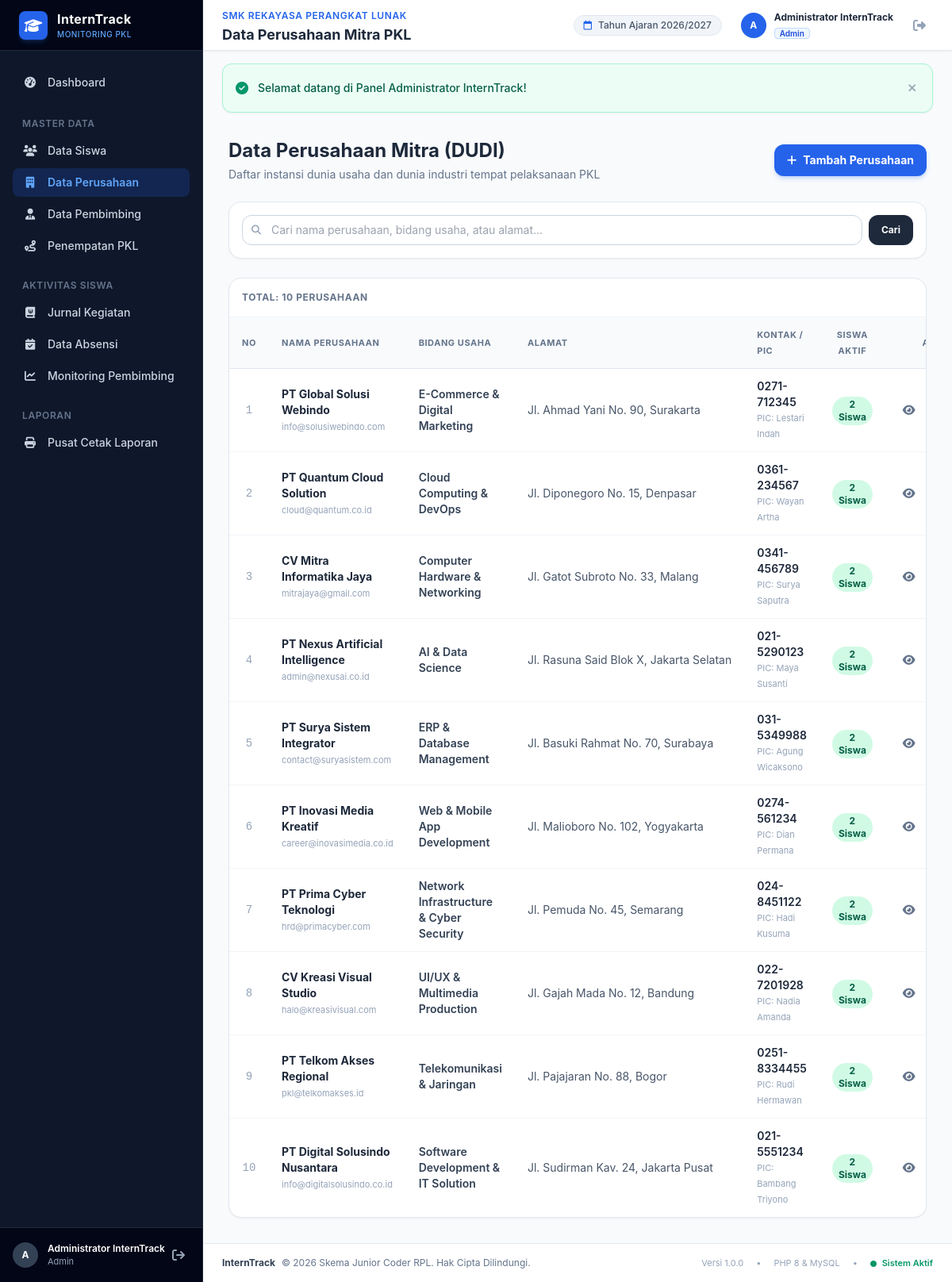
Screenshot of /admin/perusahaan/index.php (signed in) with the database file from the repository.
### tables this page shows
CREATE TABLE `perusahaan` (
  `id` int(11) NOT NULL AUTO_INCREMENT,
  `nama_perusahaan` varchar(120) NOT NULL,
  `bidang_usaha` varchar(100) NOT NULL,
  `alamat` text NOT NULL,
  `kontak` varchar(50) NOT NULL,
  `email` varchar(100) DEFAULT NULL,
  `penanggung_jawab` varchar(100) DEFAULT NULL,
  `created_at` timestamp NOT NULL DEFAULT current_timestamp(),
  PRIMARY KEY (`id`)
);

### config/helper.php (called while the page is built, shortened)
<?php
function base_url($path = '') {
    $protocol = (!empty($_SERVER['HTTPS']) && $_SERVER['HTTPS'] !== 'off' || (isset($_SERVER['SERVER_PORT']) && $_SERVER['SERVER_PORT'] == 443)) ? "https://" : "http://";
    $host = isset($_SERVER['HTTP_HOST']) ? $_SERVER['HTTP_HOST'] : 'localhost';
    $script_dir = dirname($_SERVER['SCRIPT_NAME']);
    $script_dir = str_replace('\\', '/', $script_dir);
    $pos = stripos($script_dir, '/interntrack');
    if ($pos !== false) {
        $base = substr($script_dir, 0, $pos + 12);
    } else {
        $base = '';
    }
    $clean_path = ltrim($path, '/');
    return rtrim($protocol . $host . $base, '/') . ($clean_path ? '/' . $clean_path : '');
}
function clean_input($data) {
    return htmlspecialchars(trim($data ?? ''), ENT_QUOTES, 'UTF-8');
}

### admin/perusahaan/index.php (the view, shortened to what this page needs)
<?php
require_once __DIR__ . '/../../config/database.php';
require_once __DIR__ . '/../../config/helper.php';
$search = clean_input($_GET['search'] ?? '');
$sql = "
    SELECT
        p.*,
        COUNT(pen.id) as total_siswa_pkl,
        SUM(CASE WHEN pen.status = 'Aktif' THEN 1 ELSE 0 END) as siswa_aktif
    FROM perusahaan p
    LEFT JOIN penempatan pen ON pen.perusahaan_id = p.id
    WHERE 1=1
";
$params = [];
$sql .= " GROUP BY p.id ORDER BY p.id DESC";
$stmt = $pdo->prepare($sql);
$stmt->execute($params);
$perusahaan_list = $stmt->fetchAll();
require_once __DIR__ . '/../../includes/header.php';
?>
<div class="flex h-screen overflow-hidden">
    <?php require_once __DIR__ . '/../../includes/sidebar.php'; ?>
    <div class="flex-1 flex flex-col overflow-y-auto">
        <?php require_once __DIR__ . '/../../includes/navbar.php'; ?>
        <main class="p-4 sm:p-6 lg:p-8 space-y-6">
            <div class="flex flex-col sm:flex-row sm:items-center justify-between gap-4">
                <div>
                    <h2 class="text-xl sm:text-2xl font-bold text-slate-800">Data Perusahaan Mitra (DUDI)</h2>
                    <p class="text-xs sm:text-sm text-slate-500 mt-1">Daftar instansi dunia usaha dan dunia industri tempat pelaksanaan PKL</p>
                </div>
                <div class="flex items-center gap-3">
                    <a href="<?= base_url('admin/perusahaan/tambah.php') ?>" class="px-4 py-2.5 bg-blue-600 hover:bg-blue-700 text-white rounded-xl text-xs sm:text-sm font-bold shadow-md shadow-blue-600/20 transition-all flex items-center gap-2">
                        <i class="fa-solid fa-plus"></i>
                        <span>Tambah Perusahaan</span>
                    </a>
                </div>
            </div>
            <div class="bg-white p-4 rounded-2xl border border-slate-200 shadow-sm">
                <form action="<?= base_url('admin/perusahaan/index.php') ?>" method="GET" class="flex gap-2">
                    <div class="relative flex-1">
                        <span class="absolute inset-y-0 left-0 flex items-center pl-3 text-slate-400">
                            <i class="fa-solid fa-magnifying-glass text-xs"></i>
                        </span>
                        <input type="text" name="search" value="<?= htmlspecialchars($search) ?>" placeholder="Cari nama perusahaan, bidang usaha, atau alamat..."
                               class="w-full pl-9 pr-3 py-2 border border-slate-300 rounded-xl text-xs sm:text-sm focus:outline-none focus:ring-2 focus:ring-blue-500 focus:border-blue-500">
                    </div>
                    <button type="submit" class="px-4 py-2 bg-slate-800 hover:bg-slate-900 text-white rounded-xl text-xs font-bold transition-colors">
                        Cari
                    </button>
                </form>
            </div>
            <div class="bg-white rounded-2xl border border-slate-200 shadow-sm overflow-hidden">
                <div class="p-4 border-b border-slate-100 flex items-center justify-between">
                    <span class="text-xs font-bold text-slate-500 uppercase tracking-wider">Total: <?= count($perusahaan_list) ?> Perusahaan</span>
                </div>
                <div class="overflow-x-auto">
                    <table class="w-full text-left text-xs sm:text-sm">
                        <thead class="bg-slate-50 text-slate-500 uppercase text-[11px] tracking-wider border-b border-slate-200">
                            <tr>
                                <th class="py-3 px-4 text-center w-12">No</th>
                                <th class="py-3 px-4">Nama Perusahaan</th>
                                <th class="py-3 px-4">Bidang Usaha</th>
                                <th class="py-3 px-4">Alamat</th>
                                <th class="py-3 px-4">Kontak / PIC</th>
                                <th class="py-3 px-4 text-center">Siswa Aktif</th>
                                <th class="py-3 px-4 text-center w-36">Aksi</th>
                            </tr>
                        </thead>
                        <tbody class="divide-y divide-slate-100">
                            <?php if (empty($perusahaan_list)): ?>
                                <tr>
                                    <td colspan="7" class="py-8 text-center text-slate-400 text-xs">
                                        Tidak ada data perusahaan yang ditemukan.
                                    </td>
                                </tr>
                            <?php else: ?>
                                <?php foreach ($perusahaan_list as $index => $row): ?>
                                    <tr class="hover:bg-slate-50 transition-colors">
                                        <td class="py-3 px-4 text-center text-slate-400 font-mono"><?= $index + 1 ?></td>
                                        <td class="py-3 px-4">
                                            <a href="<?= base_url('admin/perusahaan/detail.php?id=' . $row['id']) ?>" class="font-bold text-slate-800 hover:text-blue-600 block">
                                                <?= htmlspecialchars($row['nama_perusahaan']) ?>
                                            </a>
                                            <?php if ($row['email']): ?>
                                                <span class="text-[11px] text-slate-400"><?= htmlspecialchars($row['email']) ?></span>
                                            <?php endif; ?>
                                        </td>
                                        <td class="py-3 px-4 font-semibold text-slate-700"><?= htmlspecialchars($row['bidang_usaha']) ?></td>
                                        <td class="py-3 px-4 text-slate-600 max-w-xs truncate"><?= htmlspecialchars($row['alamat']) ?></td>
                                        <td class="py-3 px-4">
                                            <p class="font-semibold text-slate-800"><?= htmlspecialchars($row['kontak']) ?></p>
                                            <p class="text-[11px] text-slate-400">PIC: <?= htmlspecialchars($row['penanggung_jawab'] ?? '-') ?></p>
                                        </td>
                                        <td class="py-3 px-4 text-center">
                                            <span class="inline-flex items-center px-2 py-0.5 rounded-full text-xs font-bold <?= $row['siswa_aktif'] > 0 ? 'bg-emerald-100 text-emerald-800' : 'bg-slate-100 text-slate-600' ?>">
                                                <?= (int)$row['siswa_aktif'] ?> Siswa
                                            </span>
                                        </td>
                                        <td class="py-3 px-4 text-center">
                                            <div class="flex items-center justify-center gap-1.5">
                                                <a href="<?= base_url('admin/perusahaan/detail.php?id=' . $row['id']) ?>" title="Detail" class="p-1.5 text-slate-500 hover:text-blue-600 hover:bg-blue-50 rounded-lg">
                                                    <i class="fa-solid fa-eye"></i>
                                                </a>
                                            </div>
                                        </td>
                                    </tr>
                                <?php endforeach; ?>
                            <?php endif; ?>
                        </tbody>
                    </table>
                </div>
            </div>
        </main>
        <?php require_once __DIR__ . '/../../includes/footer.php'; ?>

### assets/css/style.css (style rules this page uses)
body { font-family: -apple-system, BlinkMacSystemFont, "Segoe UI", Roboto, "Helvetica Neue", Arial, sans-serif; background-color: #f8fafc; color: #1e293b; }

### rows the page displays
perusahaan: nama_perusahaan "PT Global Solusi Webindo", email "info@solusiwebindo.com", bidang_usaha "E-Commerce & Digital Marketing", alamat "Jl. Ahmad Yani No. 90, Surakarta", kontak "0271-712345", penanggung_jawab "Lestari Indah", siswa_aktif "2"
perusahaan: nama_perusahaan "PT Quantum Cloud Solution", email "cloud@quantum.co.id", bidang_usaha "Cloud Computing & DevOps", alamat "Jl. Diponegoro No. 15, Denpasar", kontak "0361-234567", penanggung_jawab "Wayan Artha", siswa_aktif "2"
perusahaan: nama_perusahaan "CV Mitra Informatika Jaya", email "mitrajaya@gmail.com", bidang_usaha "Computer Hardware & Networking", alamat "Jl. Gatot Subroto No. 33, Malang", kontak "0341-456789", penanggung_jawab "Surya Saputra", siswa_aktif "2"
perusahaan: nama_perusahaan "PT Nexus Artificial Intelligence", email "admin@nexusai.co.id", bidang_usaha "AI & Data Science", alamat "Jl. Rasuna Said Blok X, Jakarta Selatan", kontak "021-5290123", penanggung_jawab "Maya Susanti", siswa_aktif "2"
perusahaan: nama_perusahaan "PT Surya Sistem Integrator", email "contact@suryasistem.com", bidang_usaha "ERP & Database Management", alamat "Jl. Basuki Rahmat No. 70, Surabaya", kontak "031-5349988", penanggung_jawab "Agung Wicaksono", siswa_aktif "2"
perusahaan: nama_perusahaan "PT Inovasi Media Kreatif", email "career@inovasimedia.co.id", bidang_usaha "Web & Mobile App Development", alamat "Jl. Malioboro No. 102, Yogyakarta", kontak "0274-561234", penanggung_jawab "Dian Permana", siswa_aktif "2"
perusahaan: nama_perusahaan "PT Prima Cyber Teknologi", email "hrd@primacyber.com", bidang_usaha "Network Infrastructure & Cyber Security", alamat "Jl. Pemuda No. 45, Semarang", kontak "024-8451122", penanggung_jawab "Hadi Kusuma", siswa_aktif "2"
perusahaan: nama_perusahaan "CV Kreasi Visual Studio", email "halo@kreasivisual.com", bidang_usaha "UI/UX & Multimedia Production", alamat "Jl. Gajah Mada No. 12, Bandung", kontak "022-7201928", penanggung_jawab "Nadia Amanda", siswa_aktif "2"
perusahaan: nama_perusahaan "PT Telkom Akses Regional", email "pkl@telkomakses.id", bidang_usaha "Telekomunikasi & Jaringan", alamat "Jl. Pajajaran No. 88, Bogor", kontak "0251-8334455", penanggung_jawab "Rudi Hermawan", siswa_aktif "2"
perusahaan: nama_perusahaan "PT Digital Solusindo Nusantara", email "info@digitalsolusindo.co.id", bidang_usaha "Software Development & IT Solution", alamat "Jl. Sudirman Kav. 24, Jakarta Pusat", kontak "021-5551234", penanggung_jawab "Bambang Triyono", siswa_aktif "2"

### other values shown
substr($current_user['nama_lengkap'] ?? 'U', 0, 1) "A"
$current_user['nama_lengkap'] "Administrator InternTrack"
$current_user['role'] "Admin"
$page_title "Data Perusahaan Mitra PKL"
$flash['message'] "Selamat datang di Panel Administrator InternTrack!"
count($perusahaan_list) "10"
